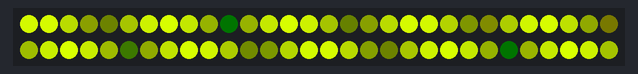
Simulated run of this sketch. Board: Arduino Uno, built with avr-gcc and run on an emulated ATmega328P. On the bench: 60 RGB LEDs in strip order, left to right, continuing on the next row.

Above: at 0.02 s.
At 7.77 s:
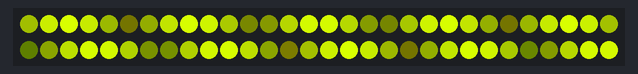
At 13.42 s:
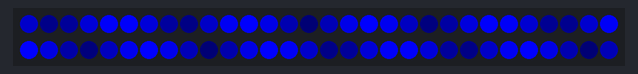
At 19.34 s:
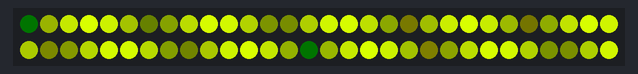
At 29.19 s:
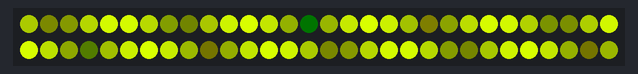
At 39.31 s:
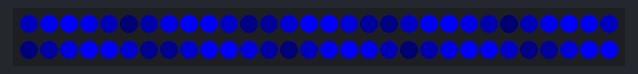

The sketch:

fadeinoutgreen.ino
```cpp
#include <Adafruit_NeoPixel.h>
#define PIN 6
#define NUM_LEDS 60
// Parameter 1 = number of pixels in strip
// Parameter 2 = pin number (most are valid)
// Parameter 3 = pixel type flags, add together as needed:
//   NEO_KHZ800  800 KHz bitstream (most NeoPixel products w/WS2812 LEDs)
//   NEO_KHZ400  400 KHz (classic 'v1' (not v2) FLORA pixels, WS2811 drivers)
//   NEO_GRB     Pixels are wired for GRB bitstream (most NeoPixel products)
//   NEO_RGB     Pixels are wired for RGB bitstream (v1 FLORA pixels, not v2)
Adafruit_NeoPixel strip = Adafruit_NeoPixel(NUM_LEDS, PIN, NEO_GRB + NEO_KHZ800);

void setup() {
  strip.begin();
  strip.show(); // Initialize all pixels to 'off'
}

void loop() {
    //Fading In/Out Radioactive!!
//  FadeInOut(0x54,0xff,0x0a);
    //Fading In/Out Red! Alliance
//  FadeInOut(0xff,0x00,0x00);
    //Fading In/Out Blue Alliance
//  FadeInOut(0x00,0x00,0xff);
    //Fading In/Out Safety yellow
//  FadeInOut(0xd8,0xff,0x00);
    //Running Light Red! Alliance
  RunningLights(0xd8,0xff,0x00, 50);
    //Running Light Blue Alliance
  RunningLights(0x00,0x00,0xff, 50);
    //Running Light Safety Yellow
  RunningLights(0xd8,0xff,0x00, 50);
}
void RunningLights(byte red, byte green, byte blue, int WaveDelay) {
  int Position=0;

  for(int i=0; i<NUM_LEDS*2; i++)
  {
      Position++; // = 0; //Position + Rate;
      for(int i=0; i<NUM_LEDS; i++) {
        // sine wave, 3 offset waves make a rainbow!
        //float level = sin(i+Position) * 127 + 128;
        //setPixel(i,level,0,0);
        //float level = sin(i+Position) * 127 + 128;
        setPixel(i,((sin(i+Position) * 127 + 128)/255)*red,
                   ((sin(i+Position) * 127 + 128)/255)*green,
                   ((sin(i+Position) * 127 + 128)/255)*blue);
      }

      showStrip();
      delay(WaveDelay);
  }
}


void FadeInOut(byte red, byte green, byte blue){
  float r, g, b;

  for(int k = 0; k < 256; k=k+1) {
    r = (k/256.0)*red;
    g = (k/256.0)*green;
    b = (k/256.0)*blue;
    setAll(r,g,b);
    showStrip();
  }

  for(int k = 255; k >= 0; k=k-2) {
    r = (k/256.0)*red;
    g = (k/256.0)*green;
    b = (k/256.0)*blue;
    setAll(r,g,b);
    showStrip();
  }
}

void showStrip() {
 #ifdef ADAFRUIT_NEOPIXEL_H
   // NeoPixel
   strip.show();
 #endif
 #ifndef ADAFRUIT_NEOPIXEL_H
   // FastLED
   FastLED.show();
 #endif
}

void setPixel(int Pixel, byte red, byte green, byte blue) {
 #ifdef ADAFRUIT_NEOPIXEL_H
   // NeoPixel
   strip.setPixelColor(Pixel, strip.Color(red, green, blue));
 #endif
 #ifndef ADAFRUIT_NEOPIXEL_H
   // FastLED
   leds[Pixel].r = red;
   leds[Pixel].g = green;
   leds[Pixel].b = blue;
 #endif
}

void setAll(byte red, byte green, byte blue) {
  for(int i = 0; i < NUM_LEDS; i++ ) {
    setPixel(i, red, green, blue);
  }
  showStrip();
}
```
